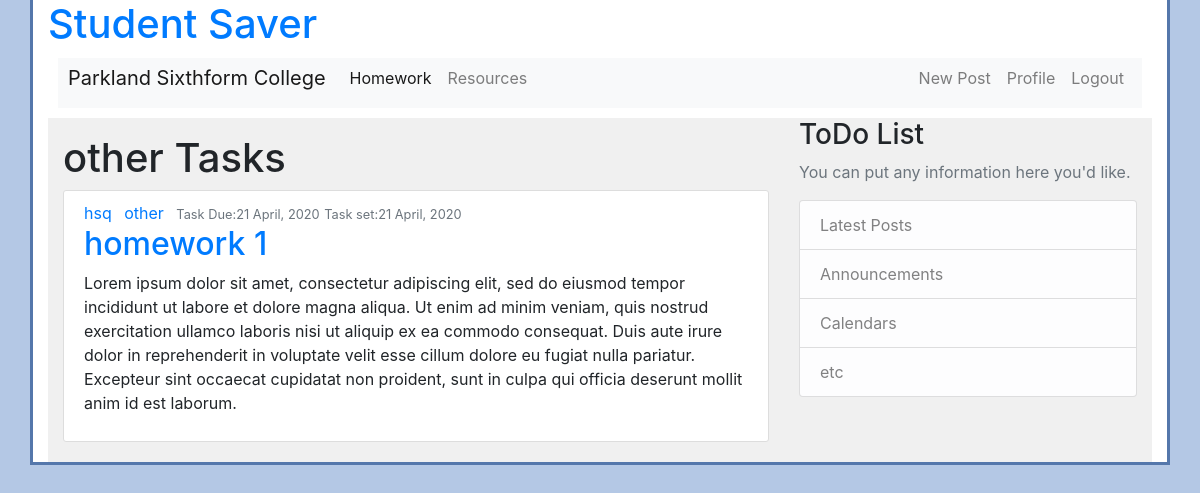
The page /subject/other (signed in) on the database its author committed.
### blog/models.py (models this page shows, shortened)
class Post(models.Model):
    title = models.CharField(max_length=100)
    subject = models.ForeignKey(Subject, on_delete=models.CASCADE)
    slug = models.SlugField(max_length=80, unique=False)
    content = models.TextField()
    date_posted = models.DateTimeField(default=timezone.now )
    date_due = models.DateTimeField(default=timezone.now )
    author = models.ForeignKey(User, on_delete=models.CASCADE)

class Subject(models.Model):
    name = models.CharField(max_length=100)
    slug = models.SlugField(max_length=100, unique=True)
    class Meta:
        ordering = ('name',)
        verbose_name = 'subject'
        verbose_name_plural = 'subjects'
    def __str__(self):
        return self.name

### blog/views.py (the view)
# urls.py: path('subject/<str:subject>', PostSubjectView.as_view(), name ='subject-posts' ),
class PostSubjectView(ListView):
    model = Post
    template_name = 'blog/subject_posts.html'
    context_object_name = 'posts'
    ordering =['date_due']
    paginate_by = 3
    def get_queryset(self):
        subject = get_object_or_404(Subject, slug=self.kwargs.get('subject'))
        return Post.objects.filter(subject=subject).order_by('date_due')

### blog/templates/blog/subject_posts.html (shortened to what this page needs)
{%extends "blog/base.html"%}
{%block content%}
<h1>{{view.kwargs.subject}} Tasks</h1>
{%for post in posts %}
<article class="media content-section">
<div class="media-body">
  <div class="article-metadata">
    <a class="mr-2" href="{% url 'user-posts' post.author.username %}">{{ post.author }}</a>
    <a class="mr-2" href="{% url 'subject-posts' post.subject %}">{{ post.subject }}</a>
    <small class="text-muted">Task Due:{{ post.date_due|date:"d F, Y" }}</small>
    <small class="text-muted">Task set:{{ post.date_posted|date:"d F, Y" }}</small>
  </div>
  <h2><a class="article-title" href="{%url 'post-detail' post.id %}">{{ post.title }}</a></h2>
  <p class="article-content">{{ post.content }}</p>
</div>
</article>
{% endfor %}
{%endblock content%}

### blog/static/blog/main.css (style rules this page uses)
body { background-color: #B4C8E5; }
.content-section { background: #ffffff; padding: 10px 20px; border: 1px solid #dddddd; border-radius: 3px; margin-bottom: 20px; }

### rows shown on the page
Post: author "hsq", subject "other", date_due "21 April, 2020", date_posted "21 April, 2020", title "homework 1", content "Lorem ipsum dolor sit amet, consectetur adipiscing elit, sed do eiusmod tempor incididunt ut labore et dolore magna aliqua. Ut enim ad minim veniam, quis nostrud exercitation ullamco laboris nisi ut aliquip ex ea commodo consequat. Duis aute irure dolor in reprehenderit in voluptate velit esse cillum dolore eu fugiat nulla pariatur. Excepteur sint occaecat cupidatat non proident, sunt in culpa qui officia deserunt mollit anim id est laborum."

### other values the page prints
{{ view.kwargs.subject }} "other"
